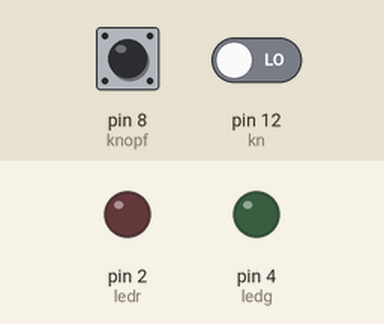
This sketch was run on a simulated Arduino Uno, built with avr-gcc and run on an emulated ATmega328P. On the bench: output pins drawn as LEDs (lit = HIGH). The test bench sets the inputs (shaded band); at power-on: pin 8 (knopf) LOW, pin 12 (kn) LOW. What the sketch prints to the serial monitor is not drawn.

Above: at 1.2 s.
1.3 s: pin 8 (knopf) pulled HIGH for 0.15 s
At 2.5 s:
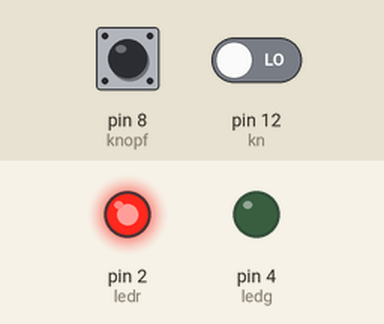
2.9 s: pin 12 (kn) driven HIGH
At 3.7 s:
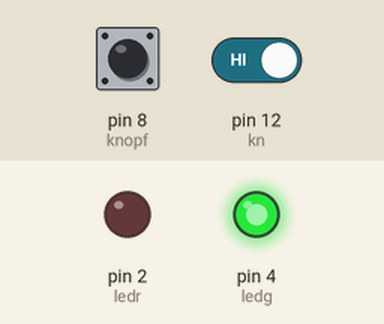
4.4 s: pin 8 (knopf) pulled HIGH for 1 s
At 4.9 s:
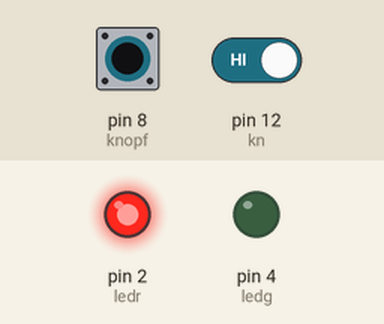
6.9 s: pin 8 (knopf) pulled HIGH for 3.2 s
At 10.4 s:
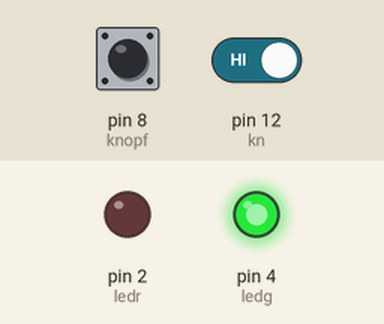
Timing chart, 0 to 11.9 s (numbered marks = the images above; inputs shaded):
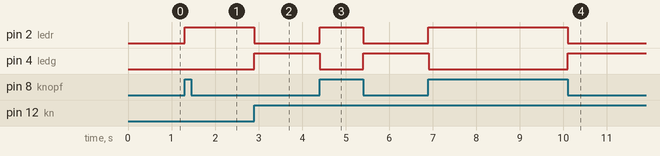

The sketch:

RS_FlipFlop2.ino
```cpp
const int ledr = 2;
const int ledg = 4;
const int gr = 11;
const int knopf = 8;
const int kn = 12;
const int inddex = 0;
//int knopf3 = 13;
int buttonState = 0;
int buttonStat = 0;
int dT = 0;
//int value3 = 500;
//int val = 10;
//int val2 = 01;
//int val3 = 00;

void setup()
{
  Serial.begin(9600);
  pinMode(ledr, OUTPUT);
  pinMode(ledg, OUTPUT);
 // pinMode(gr, OUTPUT);
  pinMode(knopf, INPUT);
  pinMode(kn, INPUT);
 // pinMode(knopf3, INPUT);
}
void loop()
{

  digitalWrite(13, HIGH);
  buttonState = digitalRead(knopf);
  buttonStat = digitalRead(kn);

  //value3 = digitalRead(knopf3);

  if (buttonState == HIGH)
  {
    digitalWrite(ledr, HIGH);
    delay(1);
    digitalWrite(ledg, LOW);
    delay(1);
    //digitalWrite(gr, LOW);
    //delay(1);
    Serial.println(buttonState);
  }
  else if (buttonStat == HIGH)
  {
    digitalWrite(ledr, LOW);
    delay(1);
    //digitalWrite(gr, LOW);
    //delay(1);
    digitalWrite(ledg, HIGH);
    delay(1);
    Serial.println(buttonStat);
  }
  //else if(value3 == HIGH)
  //{
   // digitalWrite(rot, LOW);
   // digitalWrite(gelb, LOW);
   // digitalWrite(gr, HIGH);
   // Serial.write(val3);
  //}
}
```

Measured:
- after the input at 1.3 s, pin 2 (ledr): LOW → HIGH at once
- after the input at 2.9 s, pin 2 (ledr): HIGH → LOW at once; pin 4 (ledg): LOW → HIGH at once
- after the input at 4.4 s, pin 2 (ledr): LOW → HIGH at once, → LOW 1.0 s later; pin 4 (ledg): HIGH → LOW at once, → HIGH 1.0 s later
- after the input at 6.9 s, pin 2 (ledr): LOW → HIGH at once, → LOW 3.2 s later; pin 4 (ledg): HIGH → LOW at once, → HIGH 3.2 s later
